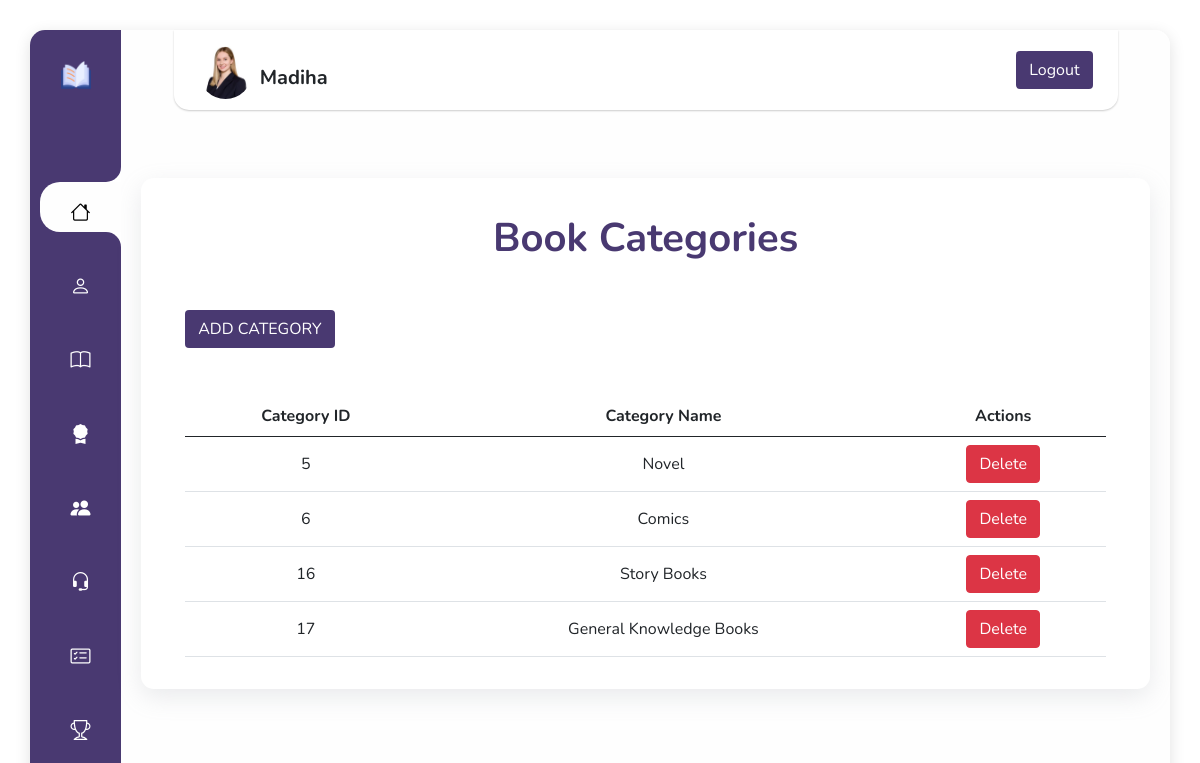
/dashboard/dashboard.php (signed in), run on the app's committed database.
### tables this page shows
CREATE TABLE `book_category` (
  `category_id` int(11) NOT NULL,
  `category_name` varchar(250) DEFAULT NULL
);

### dashboard/adminsession.php (called while the page is built, shortened)
<?php
include 'conn.php';
if(isset($_SESSION['adminid'])){
    $id = $_SESSION['adminid'];
    $query = "SELECT * FROM admins WHERE a_id = $id";
    $runn = mysqli_query($conn , $query);
    $rows = mysqli_fetch_array($runn);
    $user = $rows['a_name'];
}
else
header('location:adminlogin.php');
?>

### dashboard/dashboard.php (the view, shortened to what this page needs)
<?php
include "conn.php";
include 'adminsession.php';
?>
<!DOCTYPE html>
<html lang="en">
<head>
  <link rel="stylesheet" href="https://cdn.jsdelivr.net/npm/bootstrap@5.0.2/dist/css/bootstrap.min.css">
  <link rel="stylesheet" href="https://cdn.jsdelivr.net/npm/bootstrap-icons@1.11.2/font/bootstrap-icons.min.css">
  <link rel="stylesheet" href="https://stackpath.bootstrapcdn.com/font-awesome/4.7.0/css/font-awesome.min.css">
</head>
<body>
  <main>
    <nav class="main-menu">
      <a href="../index.php"> <img class="sidelogo" src="images/book.png" alt="" /></a>
      <br><br><br>
      <div class="row">
        <ul class="col">
          <li class="nav-item active">
            <b></b>
            <b></b>
            <a href="dashboard.php">
              <i class="bi bi-house nav-icon"></i>
            </a>
          </li>
          <br>
          <li class="nav-item">
            <a href="book.php">
              <i class="bi bi-person nav-icon"></i>
            </a>
          </li>
          <br>
          <li class="nav-item">
            <a href="publishbk.php">
              <i class="bi bi-book nav-icon"></i>
            </a>
          </li>
          <br>
          <li class="nav-item">
            <a href="complist.php">
              <i class="bi bi-award-fill nav-icon"></i>
            </a>
          </li>
          <br>
          <li class="nav-item">
            <a href="customer.php">
              <i class="bi bi-people-fill nav-icon"></i>
            </a>
          </li>
          <br>
          <li class="nav-item">
            <a href="dealer.php">
              <i class="bi bi-headset nav-icon"></i>
            </a>
          </li>
          <br>
          <li class="nav-item">
            <a href="orders.php">
              <i class="bi bi-card-checklist nav-icon"></i>
            </a>
          </li>
          <br>
          <li class="nav-item">
            <a href="winners.php">
              <i class="bi bi-trophy nav-icon"></i>
            </a>
          </li>
        </ul>
      </div>
    </nav>
    <header>
      <div class="nav-wrapper">
        <div class="logo-container">
          <img class="rounded-circle mt-1" src="<?php echo "images/" . $rows['a_img'] ?>" width="53">
          <h5 class="text-center text-dark mt-4 mx-2 fw-bolder">
            <?php echo $user; ?>
          </h5>
        </div>
        <nav>
          <a href="adminlogout.php" class="btn btncolor" tabindex="-1" role="button" aria-disabled="true">Logout</a>
        </nav>
      </div>
      <br><br>
      <section>
        <h1 class=" text-center fw-bold" style="color: rgb(73, 57, 113);">Book Categories</h1>
        <div class="container mt-5">
          <a class="btn btncolor" data-bs-theme="dark" href="category.php">ADD CATEGORY</a>
          <table class="table mt-5 text-center align-middle">
            <thead>
              <tr>
                <th>Category ID</th>
                <th>Category Name</th>
                <th>Actions</th>
              </tr>
            </thead>
            <tbody>
              <?php
              $query = "SELECT * FROM book_category";
              $run = mysqli_query($conn, $query);
              if (mysqli_num_rows($run)) {
                while ($row = mysqli_fetch_array($run)) {
                  ?>
                  <tr>
                    <td>
                      <?php echo $row['category_id'] ?>
                    </td>
                    <td>
                      <?php echo $row['category_name'] ?>
                    </td>
                    <td>
                      <a class="btn btn-danger" href="delete_category.php?id=<?php echo $row['category_id'] ?>">Delete</a>
                    </td>
                  </tr>
                  <?php
                }
              }
              ?>
            </tbody>
          </table>
        </div>
      </section>
    </header>
  </main>
</body>
</html>

### dashboard/dashboard.php (style rules this page uses)
*, *::before, *::after { box-sizing: border-box; padding: 0; margin: 0; }
nav { user-select: none; -webkit-user-select: none; -moz-user-select: none; -ms-user-select: none; -o-user-select: none; }
nav ul, nav ul li { outline: 0; }
nav ul li a { text-decoration: none; }
body { font-family: "Nunito", sans-serif; display: flex; align-items: center; justify-content: center; min-height: 100vh; background-image: url(images/); background-repeat: no-repeat; background-size: cover; }
main { display: grid; grid-template-columns: 13% 87%; min-height: 100vh; width: 100%; margin: 40px; background: rgb(254, 254, 254); box-shadow: 0 0.5px 0 1px rgba(255, 255, 255, 0.23) inset, 0 1px 0 0 rgba(255, 255, 255, 0.66) inset, 0 4px 16px rgba(0, 0, 0, 0.12); border-radius: 15px; z-index: 10; }
.main-menu { overflow: hidden; background: rgb(73, 57, 113); padding-top: 10px; border-radius: 15px 0 0 15px; font-family: "Roboto", sans-serif; }
.sidelogo { display: none; }
.nav-item { position: relative; display: block; }
.nav-item a { position: relative; display: flex; flex-direction: row; align-items: center; justify-content: center; color: #fff; font-size: 1rem; padding: 15px 0; margin-left: 10px; border-top-left-radius: 20px; border-bottom-left-radius: 20px; }
.nav-item b:nth-child(1) { position: absolute; top: -15px; height: 15px; width: 100%; background: #fff; display: none; }
.nav-item b:nth-child(1)::before { content: ""; position: absolute; top: 0; left: 0; width: 100%; height: 100%; border-bottom-right-radius: 20px; background: rgb(73, 57, 113); }
.nav-item b:nth-child(2) { position: absolute; bottom: -15px; height: 15px; width: 100%; background: #fff; display: none; }
.nav-item b:nth-child(2)::before { content: ""; position: absolute; top: 0; left: 0; width: 100%; height: 100%; border-top-right-radius: 20px; background: rgb(73, 57, 113); }
.nav-item.active b:nth-child(1), .nav-item.active b:nth-child(2) { display: block; }
.nav-item.active a { text-decoration: none; color: #000; background: rgb(254, 254, 254); }
.nav-icon { width: 60px; height: 20px; font-size: 20px; text-align: center; }
@media (max-width: 1500px) { main { grid-template-columns: 6% 94%; } }
@media (max-width: 1500px) { .sidelogo { display: block; width: 30px; margin: 20px auto; } }
@media (max-width: 1310px) { main { grid-template-columns: 8% 92%; margin: 30px; } }
h1 { margin: 20px 0; color: #fff; }
.nav-wrapper { display: flex; position: relative; flex-direction: row; flex-wrap: nowrap; align-items: center; justify-content: space-between; margin: auto; width: 90%; height: 80px; border-radius: 0 0 15px 15px; padding: 0 25px; z-index: 2; background: #fff; box-shadow: 0 1px 2px rgba(0, 0, 0, 0.2); }
.logo-container { display: flex; justify-content: center; align-items: center; }
a { text-decoration: none; color: black; }
.btncolor { background: rgb(73, 57, 113); color: white; }
section { padding: 1rem 2rem; background-color: #fff; box-shadow: rgba(149, 157, 165, 0.2) 0px 8px 24px; border-radius: .8rem; }
section { margin: 20px; }

### data on the page
book_category: category_id "5", category_name "Novel"
book_category: category_id "6", category_name "Comics"
book_category: category_id "16", category_name "Story Books"
book_category: category_id "17", category_name "General Knowledge Books"

### other printed values
$user "Madiha"
